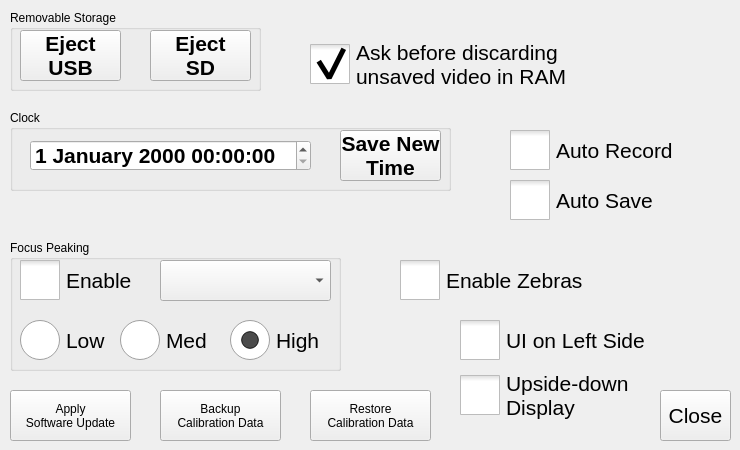
   <widget class="QWidget" name="tabMain">
    <attribute name="title">
     <string>Main</string>
    </attribute>
    <widget class="QPushButton" name="cmdSWUpdate">
     <property name="geometry">
      <rect>
       <x>10</x>
       <y>390</y>
       <width>121</width>
       <height>51</height>
      </rect>
     </property>
     <property name="text">
      <string>Apply
Software Update</string>
     </property>
    </widget>
    <widget class="QGroupBox" name="groupBoxClock">
     <property name="geometry">
      <rect>
       <x>10</x>
       <y>110</y>
       <width>441</width>
       <height>81</height>
      </rect>
     </property>
     <property name="title">
      <string>Clock</string>
     </property>
     <widget class="QDateTimeEdit" name="dateTimeEdit">
      <property name="geometry">
       <rect>
        <x>20</x>
        <y>30</y>
        <width>281</width>
        <height>31</height>
       </rect>
      </property>
      <property name="font">
       <font>
        <pointsize>16</pointsize>
        <weight>75</weight>
        <bold>true</bold>
       </font>
      </property>
      <property name="displayFormat">
       <string>d MMMM yyyy hh:mm:ss</string>
      </property>
     </widget>
     <widget class="QPushButton" name="cmdSetClock">
      <property name="geometry">
       <rect>
        <x>330</x>
        <y>20</y>
        <width>101</width>
        <height>51</height>
       </rect>
      </property>
      <property name="font">
       <font>
        <pointsize>16</pointsize>
        <weight>75</weight>
        <bold>true</bold>
       </font>
      </property>
      <property name="text">
       <string>Save New
Time</string>
      </property>
     </widget>
    </widget>
    <widget class="QPushButton" name="cmdClose">
     <property name="geometry">
      <rect>
       <x>660</x>
       <y>390</y>
       <width>71</width>
       <height>51</height>
      </rect>
     </property>
     <property name="font">
      <font>
       <pointsize>16</pointsize>
      </font>
     </property>
     <property name="text">
      <string>Close</string>
     </property>
    </widget>
    <widget class="QGroupBox" name="grpFocus">
     <property name="geometry">
      <rect>
       <x>10</x>
       <y>240</y>
       <width>331</width>
       <height>131</height>
      </rect>
     </property>
     <property name="title">
      <string>Focus Peaking</string>
     </property>
     <widget class="QCheckBox" name="chkFPEnable">
      <property name="geometry">
       <rect>
        <x>10</x>
        <y>20</y>
        <width>131</width>
        <height>41</height>
       </rect>
      </property>
      <property name="font">
       <font>
        <pointsize>16</pointsize>
       </font>
      </property>
      <property name="styleSheet">
       <string notr="true">QCheckBox::indicator {
     width: 40px;
     height: 40px;
}</string>
      </property>
      <property name="text">
       <string>Enable</string>
      </property>
      <property name="tristate">
       <bool>false</bool>
      </property>
     </widget>
     <widget class="QComboBox" name="comboFPColor">
      <property name="geometry">
       <rect>
        <x>150</x>
        <y>20</y>
        <width>171</width>
        <height>41</height>
       </rect>
      </property>
      <property name="font">
       <font>
        <pointsize>16</pointsize>
        <weight>75</weight>
        <italic>true</italic>
        <bold>true</bold>
       </font>
      </property>
     </widget>
     <widget class="QRadioButton" name="radioFPSensLow">
      <property name="geometry">
       <rect>
        <x>10</x>
        <y>80</y>
        <width>101</width>
        <height>41</height>
       </rect>
      </property>
      <property name="font">
       <font>
        <pointsize>16</pointsize>
       </font>
      </property>
      <property name="styleSheet">
       <string notr="true">QRadioButton::indicator {
     width: 40px;
     height: 40px;
}</string>
      </property>
      <property name="text">
       <string>Low</string>
      </property>
      <property name="checked">
       <bool>false</bool>
      </property>
     </widget>
     <widget class="QRadioButton" name="radioFPSensMed">
      <property name="geometry">
       <rect>
        <x>110</x>
        <y>80</y>
        <width>101</width>
        <height>41</height>
       </rect>
      </property>
      <property name="font">
       <font>
        <pointsize>16</pointsize>
       </font>
      </property>
      <property name="styleSheet">
       <string notr="true">QRadioButton::indicator {
     width: 40px;
     height: 40px;
}</string>
      </property>
      <property name="text">
       <string>Med</string>
      </property>
      <property name="checked">
       <bool>false</bool>
      </property>
     </widget>
     <widget class="QRadioButton" name="radioFPSensHigh">
      <property name="geometry">
       <rect>
        <x>220</x>
        <y>80</y>
        <width>101</width>
        <height>41</height>
       </rect>
      </property>
      <property name="font">
       <font>
        <pointsize>16</pointsize>
       </font>
      </property>
      <property name="styleSheet">
       <string notr="true">QRadioButton::indicator {
     width: 40px;
     height: 40px;
}</string>
      </property>
      <property name="text">
       <string>High</string>
      </property>
      <property name="checked">
       <bool>true</bool>
      </property>
     </widget>
    </widget>
    <widget class="QCheckBox" name="chkZebraEnable">
     <property name="geometry">
      <rect>
       <x>400</x>
       <y>260</y>
       <width>191</width>
       <height>41</height>
      </rect>
     </property>
     <property name="font">
      <font>
       <pointsize>16</pointsize>
      </font>
     </property>
     <property name="styleSheet">
      <string notr="true">QCheckBox::indicator {
     width: 40px;
     height: 40px;
}</string>
     </property>
     <property name="text">
      <string>Enable Zebras</string>
     </property>
     <property name="tristate">
      <bool>false</bool>
     </property>
    </widget>
    <widget class="QPushButton" name="cmdSaveCal">
     <property name="geometry">
      <rect>
       <x>160</x>
       <y>390</y>
       <width>121</width>
       <height>51</height>
      </rect>
     </property>
     <property name="text">
      <string>Backup
Calibration Data</string>
     </property>
    </widget>
    <widget class="QPushButton" name="cmdRestoreCal">
     <property name="geometry">
      <rect>
       <x>310</x>
       <y>390</y>
       <width>121</width>
       <height>51</height>
      </rect>
     </property>
     <property name="text">
      <string>Restore
Calibration Data</string>
     </property>
    </widget>
    <widget class="QGroupBox" name="grpEject">
     <property name="geometry">
      <rect>
       <x>10</x>
       <y>10</y>
       <width>251</width>
       <height>81</height>
      </rect>
     </property>
     <property name="title">
      <string>Removable Storage</string>
     </property>
     <widget class="QPushButton" name="cmdEjectSD">
      <property name="geometry">
       <rect>
        <x>140</x>
        <y>20</y>
        <width>101</width>
        <height>51</height>
       </rect>
      </property>
      <property name="font">
       <font>
        <pointsize>16</pointsize>
        <weight>75</weight>
        <bold>true</bold>
       </font>
      </property>
      <property name="text">
       <string>Eject
SD</string>
      </property>
     </widget>
     <widget class="QPushButton" name="cmdEjectUSB">
      <property name="geometry">
       <rect>
        <x>10</x>
        <y>20</y>
        <width>101</width>
        <height>51</height>
       </rect>
      </property>
      <property name="font">
       <font>
        <pointsize>16</pointsize>
        <weight>75</weight>
        <bold>true</bold>
       </font>
      </property>
      <property name="text">
       <string>Eject
USB</string>
      </property>
     </widget>
    </widget>
    <widget class="QCheckBox" name="chkAutoSave">
     <property name="geometry">
      <rect>
       <x>510</x>
       <y>180</y>
       <width>151</width>
       <height>41</height>
      </rect>
     </property>
     <property name="font">
      <font>
       <pointsize>16</pointsize>
      </font>
     </property>
     <property name="styleSheet">
      <string notr="true">QCheckBox::indicator {
     width: 40px;
     height: 40px;
}</string>
     </property>
     <property name="text">
      <string>Auto Save</string>
     </property>
     <property name="tristate">
      <bool>false</bool>
     </property>
    </widget>
    <widget class="QCheckBox" name="chkAutoRecord">
     <property name="geometry">
      <rect>
       <x>510</x>
       <y>130</y>
       <width>191</width>
       <height>41</height>
      </rect>
     </property>
     <property name="font">
      <font>
       <pointsize>16</pointsize>
      </font>
     </property>
     <property name="styleSheet">
      <string notr="true">QCheckBox::indicator {
     width: 40px;
     height: 40px;
}</string>
     </property>
     <property name="text">
      <string>Auto Record</string>
     </property>
     <property name="tristate">
      <bool>false</bool>
     </property>
    </widget>


    <widget class="QCheckBox" name="chkUnsavedVidWarning">
     <property name="geometry">
      <rect>
       <x>310</x>
       <y>40</y>
       <width>256</width>
       <height>49</height>
      </rect>
     </property>
     <property name="font">
      <font>
       <pointsize>16</pointsize>
      </font>
     </property>
     <property name="styleSheet">
      <string notr="true">QCheckBox::indicator {
     width: 40px;
     height: 40px;
}</string>
     </property>
     <property name="text">
      <string>Ask before discarding
unsaved video in RAM</string>
     </property>
     <property name="checked">
      <bool>true</bool>
     </property>
    </widget>


    <widget class="QCheckBox" name="chkUiOnLeft">
     <property name="geometry">
      <rect>
       <x>460</x>
       <y>320</y>
       <width>201</width>
       <height>41</height>
      </rect>
     </property>
     <property name="font">
      <font>
       <pointsize>16</pointsize>
      </font>
     </property>
     <property name="styleSheet">
      <string notr="true">QCheckBox::indicator {
     width: 40px;
     height: 40px;
}</string>
     </property>
     <property name="text">
      <string>UI on Left Side</string>
     </property>
     <property name="tristate">
      <bool>false</bool>
     </property>
    </widget>


    <widget class="QCheckBox" name="chkUpsideDownDisplay">
     <property name="geometry">
      <rect>
       <x>460</x>
       <y>370</y>
       <width>171</width>
       <height>51</height>
      </rect>
     </property>
     <property name="font">
      <font>
       <pointsize>16</pointsize>
      </font>
     </property>
     <property name="styleSheet">
      <string notr="true">QCheckBox::indicator {
     width: 40px;
     height: 40px;
}</string>
     </property>
     <property name="text">
      <string>Upside-down
Display</string>
     </property>
     <property name="tristate">
      <bool>false</bool>
     </property>
    </widget>
   </widget>
